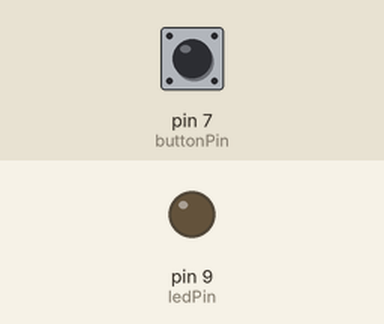
Bench run of a sketch on a simulated Arduino Uno, built with avr-gcc and run on an emulated ATmega328P. On the bench: output pins drawn as LEDs (lit = HIGH). The test bench sets the inputs (shaded band); at power-on: pin 7 (buttonPin) LOW.

Above: at 1.2 s.
1.3 s: pin 7 (buttonPin) pulled HIGH for 0.15 s
At 1.37 s:
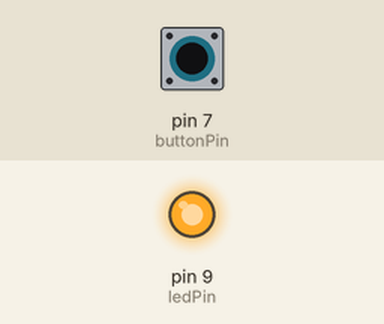
2.9 s: pin 7 (buttonPin) pulled HIGH for 3.2 s
At 7.1 s:
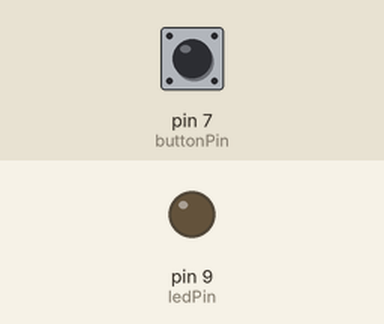
Timing chart, 0 to 8.6 s (numbered marks = the images above; inputs shaded):
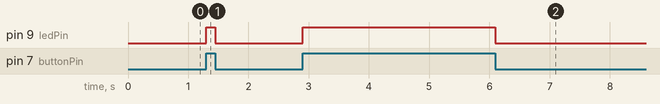

The sketch:

push_button_led.ino
```cpp
int buttonPin = 7;  // Button connected to pin 7
int ledPin = 9;     // LED connected to pin 9
int buttonState = 0;

void setup() {
    pinMode(ledPin, OUTPUT);      // Set LED as output
    pinMode(buttonPin, INPUT);    // Set button as input
}

void loop() {
    buttonState = digitalRead(buttonPin);  // Read button state

    if (buttonState == HIGH) {  // If button is pressed
        digitalWrite(ledPin, HIGH);  // Turn LED ON
    } else {
        digitalWrite(ledPin, LOW);   // Turn LED OFF
    }
}
```

Measured:
- after the input at 1.3 s, pin 9 (ledPin): LOW → HIGH at once, → LOW 0.15 s later
- after the input at 2.9 s, pin 9 (ledPin): LOW → HIGH at once, → LOW 3.2 s later
